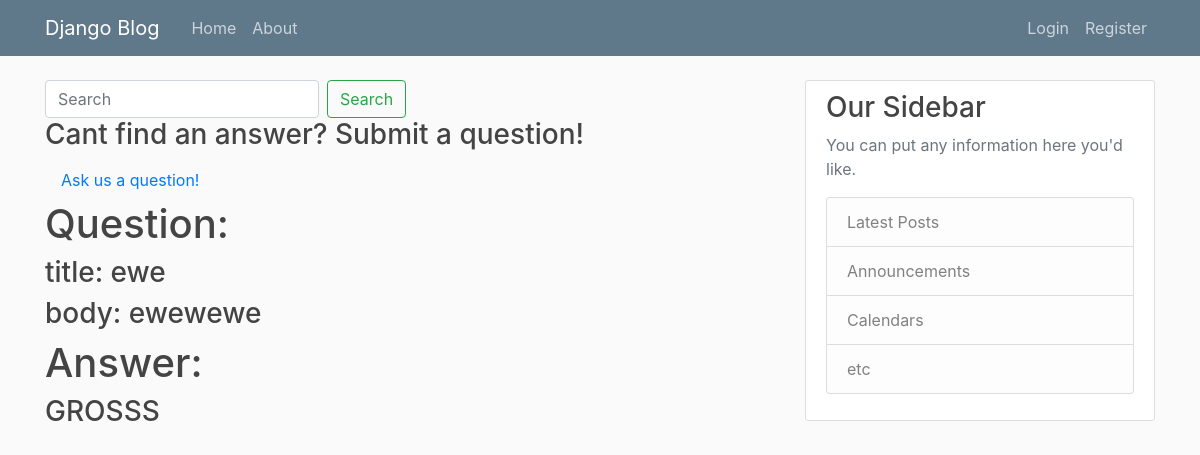
/qna/, run on an earlier commit of the app's database.
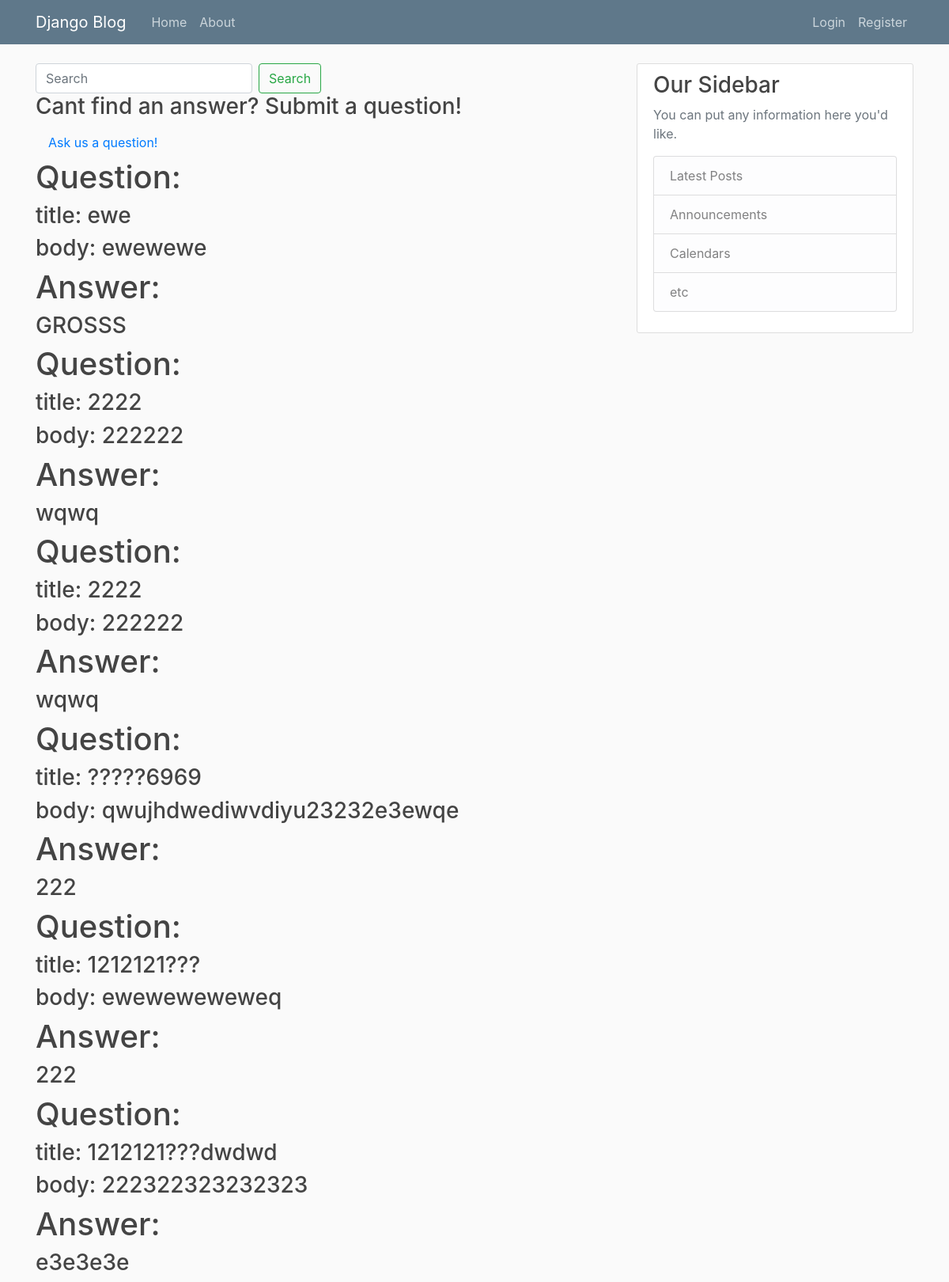
And on a later commit of the database.
### qna/models.py (models this page shows, shortened)
class Answer(models.Model):
	body= models.TextField()
	question= models.ForeignKey(Question, on_delete= models.CASCADE)
	date_posted= models.DateTimeField(default=timezone.now)
	author= models.ForeignKey(User, on_delete= models.CASCADE)
	objects= AnswerManager()

class Question(models.Model):
	title= models.CharField(max_length= 100)
	body= models.TextField()
	date_posted= models.DateTimeField(default=timezone.now)
	author= models.ForeignKey(User, on_delete= models.CASCADE)

### qna/views.py (the view)
# urls.py: path('qna/', qna_views.qna, name='qna'),
def qna(request):
	context= {
		'questions': Question.objects.all(),
		'answers': Answer.objects.all(),
	}
	return render(request, 'qna/qna.html', context)

### qna/models.py (called while the page is built)
	def get_queryset(self):
		return AnswerQuerySet(self.model, using=self._db)

### qna/templates/qna/qna.html
{% extends "info/base.html" %}
{% block content %}
    <form class="form-inline my-2 my-lg-0" action='/search/'>
      <input class="form-control mr-sm-2" type="search" name='q' placeholder="Search" aria-label="Search">
      <button class="btn btn-outline-success my-2 my-sm-0" type="submit">Search</button>
    </form>
<h3> Cant find an answer? Submit a question!</h3>
<a class="nav-item nav-link" href="{% url 'question' %}">Ask us a question! </a>
{% for answer in answers %}
        <h1> Question:</h1>
        <h3> title:  {{ answer.question.title }} </h3>
        <h3> body: {{ answer.question.body }} </h3>
        <h1> Answer: </h1><h3> {{ answer.body }} </h3>
{% endfor %}
{% endblock content %}

What changed in the data, as far as the page shows it:
added Answer: question "2222", question.body "222222", body "wqwq"
added Answer: question "2222", question.body "222222", body "wqwq"
added Answer: question "?????6969", question.body "qwujhdwediwvdiyu23232e3ewqe", body "222"
added Answer: question "1212121???", question.body "eweweweweweq", body "222"
added Answer: question "1212121???dwdwd", question.body "222322323232323", body "e3e3e3e"
